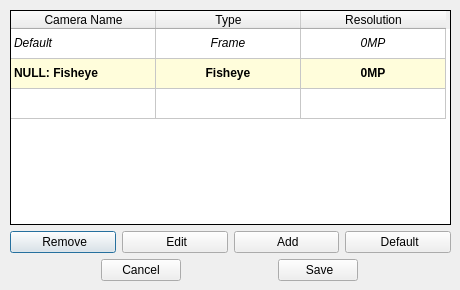
<?xml version="1.0" encoding="UTF-8"?>
<ui version="4.0">
 <class>dialogCamGui</class>
 <widget class="QDialog" name="dialogCamGui">
  <property name="geometry">
   <rect>
    <x>0</x>
    <y>0</y>
    <width>460</width>
    <height>290</height>
   </rect>
  </property>
  <property name="font">
   <font>
    <family>Segoe UI</family>
    <pointsize>9</pointsize>
   </font>
  </property>
  <property name="windowTitle">
   <string notr="true">Cameras Editor</string>
  </property>
  <widget class="QWidget" name="gridLayoutWidget">
   <property name="geometry">
    <rect>
     <x>10</x>
     <y>10</y>
     <width>441</width>
     <height>271</height>
    </rect>
   </property>
   <layout class="QGridLayout" name="gridLayout">
    <item row="1" column="2">
     <layout class="QHBoxLayout" name="horizontalLayout">
      <item>
       <widget class="QPushButton" name="btnRemoveCam">
        <property name="sizePolicy">
         <sizepolicy hsizetype="Minimum" vsizetype="Minimum">
          <horstretch>0</horstretch>
          <verstretch>0</verstretch>
         </sizepolicy>
        </property>
        <property name="text">
         <string notr="true"> Remove</string>
        </property>
        <property name="icon">
         <iconset resource="../qtresources.qrc">
          <normaloff>:/AutoFTG/resources/icons8-clear-symbol-48.png</normaloff>:/AutoFTG/resources/icons8-clear-symbol-48.png</iconset>
        </property>
        <property name="iconSize">
         <size>
          <width>20</width>
          <height>20</height>
         </size>
        </property>
       </widget>
      </item>
      <item>
       <widget class="QPushButton" name="btnEditCam">
        <property name="sizePolicy">
         <sizepolicy hsizetype="Minimum" vsizetype="Minimum">
          <horstretch>0</horstretch>
          <verstretch>0</verstretch>
         </sizepolicy>
        </property>
        <property name="text">
         <string notr="true"> Edit</string>
        </property>
        <property name="icon">
         <iconset resource="../qtresources.qrc">
          <normaloff>:/AutoFTG/resources/pencil-writing_107734.png</normaloff>:/AutoFTG/resources/pencil-writing_107734.png</iconset>
        </property>
       </widget>
      </item>
      <item>
       <widget class="QPushButton" name="btnAddNewCam">
        <property name="sizePolicy">
         <sizepolicy hsizetype="Minimum" vsizetype="Minimum">
          <horstretch>0</horstretch>
          <verstretch>0</verstretch>
         </sizepolicy>
        </property>
        <property name="text">
         <string notr="true"> Add</string>
        </property>
        <property name="icon">
         <iconset resource="../qtresources.qrc">
          <normaloff>:/AutoFTG/resources/CamImages.png</normaloff>:/AutoFTG/resources/CamImages.png</iconset>
        </property>
        <property name="iconSize">
         <size>
          <width>20</width>
          <height>20</height>
         </size>
        </property>
       </widget>
      </item>
      <item>
       <widget class="QPushButton" name="pushButton">
        <property name="text">
         <string notr="true"> Default</string>
        </property>
        <property name="icon">
         <iconset resource="../qtresources.qrc">
          <normaloff>:/AutoFTG/resources/Pictures Library.png</normaloff>:/AutoFTG/resources/Pictures Library.png</iconset>
        </property>
        <property name="iconSize">
         <size>
          <width>20</width>
          <height>20</height>
         </size>
        </property>
       </widget>
      </item>
     </layout>
    </item>
    <item row="2" column="2">
     <layout class="QHBoxLayout" name="hLayout_MainBtn">
      <item>
       <widget class="QPushButton" name="btnMainCancel">
        <property name="sizePolicy">
         <sizepolicy hsizetype="Fixed" vsizetype="Minimum">
          <horstretch>0</horstretch>
          <verstretch>0</verstretch>
         </sizepolicy>
        </property>
        <property name="text">
         <string notr="true">Cancel</string>
        </property>
        <property name="icon">
         <iconset resource="../qtresources.qrc">
          <normaloff>:/AutoFTG/resources/icons8-close-30.png</normaloff>:/AutoFTG/resources/icons8-close-30.png</iconset>
        </property>
       </widget>
      </item>
      <item>
       <widget class="QPushButton" name="btnMainSave">
        <property name="sizePolicy">
         <sizepolicy hsizetype="Fixed" vsizetype="Minimum">
          <horstretch>0</horstretch>
          <verstretch>0</verstretch>
         </sizepolicy>
        </property>
        <property name="text">
         <string notr="true"> Save</string>
        </property>
        <property name="icon">
         <iconset resource="../qtresources.qrc">
          <normaloff>:/AutoFTG/resources/gui_save_icon_157040.png</normaloff>:/AutoFTG/resources/gui_save_icon_157040.png</iconset>
        </property>
        <property name="iconSize">
         <size>
          <width>16</width>
          <height>16</height>
         </size>
        </property>
       </widget>
      </item>
     </layout>
    </item>
    <item row="0" column="2">
     <widget class="QTableWidget" name="tableWidgetCam">
      <property name="frameShape">
       <enum>QFrame::Box</enum>
      </property>
      <property name="frameShadow">
       <enum>QFrame::Plain</enum>
      </property>
      <property name="midLineWidth">
       <number>1</number>
      </property>
      <property name="alternatingRowColors">
       <bool>true</bool>
      </property>
      <property name="selectionMode">
       <enum>QAbstractItemView::SingleSelection</enum>
      </property>
      <property name="selectionBehavior">
       <enum>QAbstractItemView::SelectRows</enum>
      </property>
      <attribute name="horizontalHeaderCascadingSectionResizes">
       <bool>true</bool>
      </attribute>
      <attribute name="horizontalHeaderDefaultSectionSize">
       <number>145</number>
      </attribute>
      <attribute name="verticalHeaderVisible">
       <bool>false</bool>
      </attribute>
      <attribute name="verticalHeaderShowSortIndicator" stdset="0">
       <bool>true</bool>
      </attribute>
      <row>
       <property name="text">
        <string notr="true">1</string>
       </property>
       <property name="toolTip">
        <string notr="true"/>
       </property>
       <property name="whatsThis">
        <string notr="true"/>
       </property>
      </row>
      <row>
       <property name="text">
        <string notr="true">2</string>
       </property>
       <property name="toolTip">
        <string notr="true"/>
       </property>
       <property name="whatsThis">
        <string notr="true"/>
       </property>
      </row>
      <row>
       <property name="text">
        <string notr="true">3</string>
       </property>
       <property name="toolTip">
        <string notr="true"/>
       </property>
       <property name="whatsThis">
        <string notr="true"/>
       </property>
      </row>
      <column>
       <property name="text">
        <string notr="true">Camera Name</string>
       </property>
       <property name="toolTip">
        <string notr="true"/>
       </property>
       <property name="whatsThis">
        <string notr="true"/>
       </property>
      </column>
      <column>
       <property name="text">
        <string notr="true">Type</string>
       </property>
       <property name="toolTip">
        <string notr="true"/>
       </property>
       <property name="whatsThis">
        <string notr="true"/>
       </property>
      </column>
      <column>
       <property name="text">
        <string notr="true">Resolution</string>
       </property>
       <property name="toolTip">
        <string notr="true"/>
       </property>
       <property name="whatsThis">
        <string notr="true"/>
       </property>
      </column>
      <item row="0" column="0">
       <property name="text">
        <string notr="true">Default</string>
       </property>
       <property name="toolTip">
        <string notr="true"/>
       </property>
       <property name="whatsThis">
        <string notr="true"/>
       </property>
       <property name="font">
        <font>
         <weight>50</weight>
         <italic>true</italic>
         <bold>false</bold>
        </font>
       </property>
       <property name="icon">
        <iconset resource="../qtresources.qrc">
         <normaloff>:/AutoFTG/resources/CAMScreenCap.png</normaloff>:/AutoFTG/resources/CAMScreenCap.png</iconset>
       </property>
       <property name="flags">
        <set>ItemIsSelectable|ItemIsEnabled</set>
       </property>
      </item>
      <item row="0" column="1">
       <property name="text">
        <string notr="true">Frame</string>
       </property>
       <property name="toolTip">
        <string notr="true"/>
       </property>
       <property name="whatsThis">
        <string notr="true"/>
       </property>
       <property name="font">
        <font>
         <italic>true</italic>
        </font>
       </property>
       <property name="textAlignment">
        <set>AlignCenter</set>
       </property>
       <property name="flags">
        <set>ItemIsSelectable|ItemIsEnabled</set>
       </property>
      </item>
      <item row="0" column="2">
       <property name="text">
        <string notr="true">0MP</string>
       </property>
       <property name="toolTip">
        <string notr="true"/>
       </property>
       <property name="whatsThis">
        <string notr="true"/>
       </property>
       <property name="font">
        <font>
         <italic>true</italic>
        </font>
       </property>
       <property name="textAlignment">
        <set>AlignCenter</set>
       </property>
       <property name="flags">
        <set>ItemIsSelectable|ItemIsEnabled</set>
       </property>
      </item>
      <item row="1" column="0">
       <property name="text">
        <string notr="true">NULL: Fisheye</string>
       </property>
       <property name="toolTip">
        <string notr="true"/>
       </property>
       <property name="whatsThis">
        <string notr="true"/>
       </property>
       <property name="font">
        <font>
         <weight>75</weight>
         <bold>true</bold>
        </font>
       </property>
       <property name="background">
        <brush brushstyle="SolidPattern">
         <color alpha="255">
          <red>255</red>
          <green>253</green>
          <blue>219</blue>
         </color>
        </brush>
       </property>
       <property name="icon">
        <iconset resource="../qtresources.qrc">
         <normaloff>:/AutoFTG/resources/Mac FaceTime.png</normaloff>:/AutoFTG/resources/Mac FaceTime.png</iconset>
       </property>
       <property name="flags">
        <set>ItemIsSelectable|ItemIsEditable|ItemIsEnabled</set>
       </property>
      </item>
      <item row="1" column="1">
       <property name="text">
        <string notr="true">Fisheye</string>
       </property>
       <property name="toolTip">
        <string notr="true"/>
       </property>
       <property name="whatsThis">
        <string notr="true"/>
       </property>
       <property name="font">
        <font>
         <weight>75</weight>
         <bold>true</bold>
        </font>
       </property>
       <property name="textAlignment">
        <set>AlignCenter</set>
       </property>
       <property name="background">
        <brush brushstyle="SolidPattern">
         <color alpha="255">
          <red>255</red>
          <green>253</green>
          <blue>219</blue>
         </color>
        </brush>
       </property>
       <property name="flags">
        <set>ItemIsSelectable|ItemIsEnabled</set>
       </property>
      </item>
      <item row="1" column="2">
       <property name="text">
        <string notr="true">0MP</string>
       </property>
       <property name="toolTip">
        <string notr="true"/>
       </property>
       <property name="whatsThis">
        <string notr="true"/>
       </property>
       <property name="font">
        <font>
         <weight>75</weight>
         <bold>true</bold>
        </font>
       </property>
       <property name="textAlignment">
        <set>AlignCenter</set>
       </property>
       <property name="background">
        <brush brushstyle="SolidPattern">
         <color alpha="255">
          <red>255</red>
          <green>253</green>
          <blue>219</blue>
         </color>
        </brush>
       </property>
       <property name="flags">
        <set>ItemIsSelectable|ItemIsEnabled</set>
       </property>
      </item>
      <item row="2" column="0">
       <property name="text">
        <string notr="true"/>
       </property>
       <property name="toolTip">
        <string notr="true"/>
       </property>
       <property name="whatsThis">
        <string notr="true"/>
       </property>
       <property name="flags">
        <set>ItemIsSelectable|ItemIsEditable|ItemIsEnabled</set>
       </property>
      </item>
      <item row="2" column="1">
       <property name="text">
        <string notr="true"/>
       </property>
       <property name="toolTip">
        <string notr="true"/>
       </property>
       <property name="whatsThis">
        <string notr="true"/>
       </property>
       <property name="textAlignment">
        <set>AlignCenter</set>
       </property>
       <property name="flags">
        <set>ItemIsSelectable|ItemIsEditable|ItemIsEnabled</set>
       </property>
      </item>
      <item row="2" column="2">
       <property name="text">
        <string notr="true"/>
       </property>
       <property name="toolTip">
        <string notr="true"/>
       </property>
       <property name="whatsThis">
        <string notr="true"/>
       </property>
       <property name="textAlignment">
        <set>AlignCenter</set>
       </property>
       <property name="flags">
        <set>ItemIsSelectable|ItemIsEditable|ItemIsEnabled</set>
       </property>
      </item>
     </widget>
    </item>
   </layout>
  </widget>
  <action name="actionAction1">
   <property name="text">
    <string>Action1</string>
   </property>
  </action>
 </widget>
 <resources>
  <include location="../qtresources.qrc"/>
 </resources>
 <connections/>
 <designerdata>
  <property name="gridDeltaX">
   <number>10</number>
  </property>
  <property name="gridDeltaY">
   <number>10</number>
  </property>
  <property name="gridSnapX">
   <bool>true</bool>
  </property>
  <property name="gridSnapY">
   <bool>true</bool>
  </property>
  <property name="gridVisible">
   <bool>true</bool>
  </property>
 </designerdata>
</ui>
